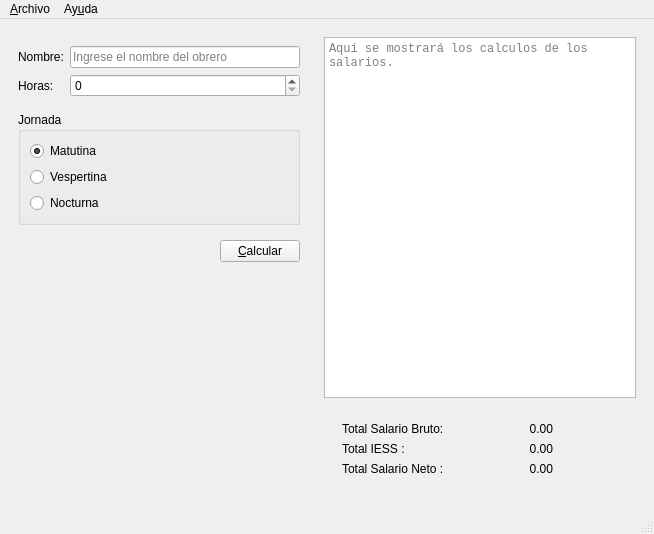
<?xml version="1.0" encoding="UTF-8"?>
<ui version="4.0">
 <class>Salarios</class>
 <widget class="QMainWindow" name="Salarios">
  <property name="geometry">
   <rect>
    <x>0</x>
    <y>0</y>
    <width>654</width>
    <height>534</height>
   </rect>
  </property>
  <property name="windowTitle">
   <string>Salarios</string>
  </property>
  <property name="windowIcon">
   <iconset resource="recursos.qrc">
    <normaloff>:/recursos/salary.png</normaloff>:/recursos/salary.png</iconset>
  </property>
  <widget class="QWidget" name="centralwidget">
   <layout class="QHBoxLayout" name="horizontalLayout_2">
    <item>
     <widget class="QWidget" name="widget" native="true">
      <property name="sizePolicy">
       <sizepolicy hsizetype="Fixed" vsizetype="Preferred">
        <horstretch>0</horstretch>
        <verstretch>0</verstretch>
       </sizepolicy>
      </property>
      <property name="minimumSize">
       <size>
        <width>300</width>
        <height>0</height>
       </size>
      </property>
      <layout class="QVBoxLayout" name="verticalLayout_2">
       <item>
        <widget class="QWidget" name="widget_3" native="true">
         <layout class="QFormLayout" name="formLayout">
          <property name="leftMargin">
           <number>0</number>
          </property>
          <property name="rightMargin">
           <number>0</number>
          </property>
          <item row="0" column="0">
           <widget class="QLabel" name="label">
            <property name="text">
             <string>Nombre:</string>
            </property>
           </widget>
          </item>
          <item row="0" column="1">
           <widget class="QLineEdit" name="inNombre">
            <property name="frame">
             <bool>true</bool>
            </property>
            <property name="placeholderText">
             <string>Ingrese el nombre del obrero</string>
            </property>
           </widget>
          </item>
          <item row="1" column="0">
           <widget class="QLabel" name="label_2">
            <property name="text">
             <string>Horas:</string>
            </property>
           </widget>
          </item>
          <item row="1" column="1">
           <widget class="QSpinBox" name="inHoras">
            <property name="maximum">
             <number>50</number>
            </property>
            <property name="singleStep">
             <number>2</number>
            </property>
            <property name="value">
             <number>0</number>
            </property>
           </widget>
          </item>
         </layout>
        </widget>
       </item>
       <item>
        <widget class="QGroupBox" name="groupBox">
         <property name="title">
          <string>Jornada</string>
         </property>
         <layout class="QVBoxLayout" name="verticalLayout">
          <item>
           <widget class="QRadioButton" name="inMatutino">
            <property name="text">
             <string>Matutina</string>
            </property>
            <property name="checked">
             <bool>true</bool>
            </property>
           </widget>
          </item>
          <item>
           <widget class="QRadioButton" name="inVespertina">
            <property name="text">
             <string>Vespertina</string>
            </property>
           </widget>
          </item>
          <item>
           <widget class="QRadioButton" name="inNocturna">
            <property name="text">
             <string>Nocturna</string>
            </property>
           </widget>
          </item>
         </layout>
        </widget>
       </item>
       <item>
        <widget class="QWidget" name="widget_4" native="true">
         <layout class="QHBoxLayout" name="horizontalLayout">
          <property name="topMargin">
           <number>9</number>
          </property>
          <property name="rightMargin">
           <number>0</number>
          </property>
          <item>
           <spacer name="horizontalSpacer">
            <property name="orientation">
             <enum>Qt::Horizontal</enum>
            </property>
            <property name="sizeHint" stdset="0">
             <size>
              <width>184</width>
              <height>20</height>
             </size>
            </property>
           </spacer>
          </item>
          <item>
           <widget class="QPushButton" name="cmdCalcular">
            <property name="text">
             <string>&amp;Calcular</string>
            </property>
           </widget>
          </item>
         </layout>
        </widget>
       </item>
       <item>
        <spacer name="verticalSpacer">
         <property name="orientation">
          <enum>Qt::Vertical</enum>
         </property>
         <property name="sizeHint" stdset="0">
          <size>
           <width>20</width>
           <height>0</height>
          </size>
         </property>
        </spacer>
       </item>
      </layout>
     </widget>
    </item>
    <item>
     <widget class="QWidget" name="widget_2" native="true">
      <layout class="QGridLayout" name="gridLayout">
       <item row="0" column="0">
        <widget class="QPlainTextEdit" name="outResultado">
         <property name="font">
          <font>
           <family>Consolas</family>
          </font>
         </property>
         <property name="readOnly">
          <bool>true</bool>
         </property>
         <property name="placeholderText">
          <string>Aquí se mostrará los calculos de los salarios.</string>
         </property>
        </widget>
       </item>
       <item row="1" column="0">
        <widget class="QWidget" name="widget_5" native="true">
         <layout class="QHBoxLayout" name="horizontalLayout_3">
          <item>
           <widget class="QWidget" name="widget_6" native="true">
            <layout class="QFormLayout" name="formLayout_2">
             <item row="0" column="0">
              <widget class="QLabel" name="label_3">
               <property name="text">
                <string>Total Salario Bruto: </string>
               </property>
              </widget>
             </item>
             <item row="0" column="1">
              <widget class="QLabel" name="outTBruto">
               <property name="minimumSize">
                <size>
                 <width>100</width>
                 <height>0</height>
                </size>
               </property>
               <property name="text">
                <string>0.00</string>
               </property>
               <property name="alignment">
                <set>Qt::AlignRight|Qt::AlignTrailing|Qt::AlignVCenter</set>
               </property>
              </widget>
             </item>
             <item row="1" column="0">
              <widget class="QLabel" name="label_4">
               <property name="text">
                <string>Total IESS :</string>
               </property>
              </widget>
             </item>
             <item row="1" column="1">
              <widget class="QLabel" name="outTIESS">
               <property name="minimumSize">
                <size>
                 <width>100</width>
                 <height>0</height>
                </size>
               </property>
               <property name="text">
                <string>0.00</string>
               </property>
               <property name="alignment">
                <set>Qt::AlignRight|Qt::AlignTrailing|Qt::AlignVCenter</set>
               </property>
              </widget>
             </item>
             <item row="2" column="0">
              <widget class="QLabel" name="label_5">
               <property name="text">
                <string>Total Salario Neto : </string>
               </property>
              </widget>
             </item>
             <item row="2" column="1">
              <widget class="QLabel" name="outTNeto">
               <property name="minimumSize">
                <size>
                 <width>100</width>
                 <height>0</height>
                </size>
               </property>
               <property name="text">
                <string>0.00</string>
               </property>
               <property name="alignment">
                <set>Qt::AlignRight|Qt::AlignTrailing|Qt::AlignVCenter</set>
               </property>
              </widget>
             </item>
            </layout>
           </widget>
          </item>
          <item>
           <spacer name="horizontalSpacer_2">
            <property name="orientation">
             <enum>Qt::Horizontal</enum>
            </property>
            <property name="sizeHint" stdset="0">
             <size>
              <width>26</width>
              <height>20</height>
             </size>
            </property>
           </spacer>
          </item>
         </layout>
        </widget>
       </item>
      </layout>
     </widget>
    </item>
   </layout>
  </widget>
  <widget class="QMenuBar" name="menubar">
   <property name="geometry">
    <rect>
     <x>0</x>
     <y>0</y>
     <width>654</width>
     <height>25</height>
    </rect>
   </property>
   <widget class="QMenu" name="menuArchivo">
    <property name="title">
     <string>&amp;Archivo</string>
    </property>
    <addaction name="actionNuevo"/>
    <addaction name="actionAbrir"/>
    <addaction name="actionGuardar"/>
    <addaction name="separator"/>
    <addaction name="actionCalcular"/>
    <addaction name="separator"/>
    <addaction name="actionSalir"/>
   </widget>
   <widget class="QMenu" name="menuAyuda">
    <property name="title">
     <string>Ay&amp;uda</string>
    </property>
    <addaction name="actionAcerca_de_Salarios"/>
   </widget>
   <addaction name="menuArchivo"/>
   <addaction name="menuAyuda"/>
  </widget>
  <widget class="QStatusBar" name="statusbar"/>
  <action name="actionNuevo">
   <property name="text">
    <string>&amp;Nuevo</string>
   </property>
   <property name="shortcut">
    <string>Ctrl+N</string>
   </property>
  </action>
  <action name="actionAbrir">
   <property name="text">
    <string>&amp;Abrir</string>
   </property>
   <property name="shortcut">
    <string>Ctrl+O</string>
   </property>
  </action>
  <action name="actionGuardar">
   <property name="text">
    <string>&amp;Guardar</string>
   </property>
   <property name="shortcut">
    <string>Ctrl+S</string>
   </property>
  </action>
  <action name="actionCalcular">
   <property name="text">
    <string>&amp;Calcular</string>
   </property>
   <property name="shortcut">
    <string>F1</string>
   </property>
  </action>
  <action name="actionSalir">
   <property name="text">
    <string>&amp;Salir</string>
   </property>
   <property name="shortcut">
    <string>Ctrl+Q</string>
   </property>
  </action>
  <action name="actionAcerca_de_Salarios">
   <property name="text">
    <string>&amp;Acerca de Salarios</string>
   </property>
  </action>
 </widget>
 <resources>
  <include location="recursos.qrc"/>
 </resources>
 <connections/>
</ui>
